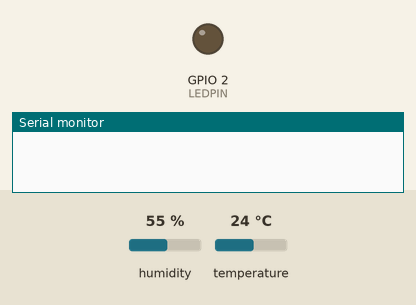
The sketch below on a simulated ESP32. Shown: output pins drawn as LEDs (lit = HIGH), the last lines printed to the serial monitor. Dashed ring = blinking. Inputs (shaded band) come from the test bench; at power-on: temperature 24 °C, humidity 55 %. WiFi joins after 1.5 s; servers stay silent unless stated.

Above: at 0.1 s.
At 3.7 s:
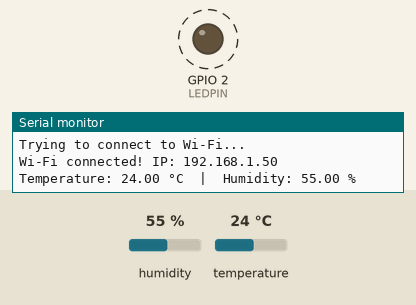
3.8 s: temperature set to 41 °C
At 4.02 s:
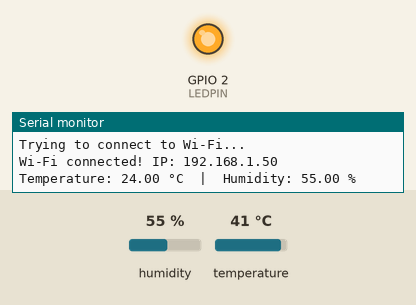
7.3 s: temperature set to 12 °C
Timing chart, 0 to 16.8 s (numbered marks = the images above; inputs shaded):
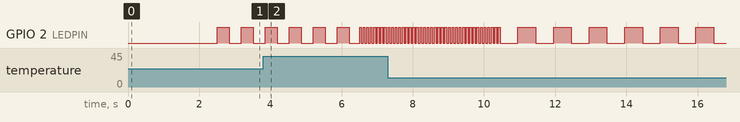

The sketch:

code.ino
```cpp
#include <WiFi.h>
#include <AsyncTCP.h>
#include <ESPAsyncWebServer.h>
#include <DHT.h>
#include <Adafruit_Sensor.h>

const char *ssid = "SSID_WIFI";
const char *password = "WIFI_PASSWORD";

// CHANGE THE PIN TO THE ONE YOU'LL USE
#define DHTPIN 25 // Pin connected to the DHT sensor

// YOU CAN CHANGE TO USE DHT 11
#define DHTTYPE DHT22 // Type of DHT sensor being used (DHT22)
DHT dht(DHTPIN, DHTTYPE); // Initialize the DHT sensor

// THE PIN WHERE THE LED WILL BE
#define LEDPIN 2 // Pin connected to the LED

// THE PORT WHERE THE SERVER WILL BE
AsyncWebServer server(80); // Initialize the web server on port 80

// Global variables to store temperature and humidity readings
float global_temp = 0; // Stores the latest temperature reading
float global_hum = 0;  // Stores the latest humidity reading

// Variables for LED control without delay
unsigned long previousMillis = 0; // Tracks the last time the LED state was toggled
bool ledState = LOW;              // Current state of the LED (LOW = off, HIGH = on)
int delayTime = 1000;             // Delay time for LED blinking, adjusted based on temperature

// Variables for DHT sensor reading control without delay
unsigned long previousDHTMillis = 0; // Tracks the last time the DHT sensor was read
const unsigned long dhtInterval = 2000; // Interval between DHT sensor readings (2 seconds)

void setup()
{
    Serial.begin(115200); // Start serial communication at 115200 baud rate
    dht.begin();          // Initialize the DHT sensor
    pinMode(LEDPIN, OUTPUT); // Set the LED pin as an output

    // Connect to Wi-Fi
    WiFi.begin(ssid, password); // Start Wi-Fi connection with provided credentials
    unsigned long startAttemptTime = millis(); // Record the start time of the connection attempt
    while (WiFi.status() != WL_CONNECTED && millis() - startAttemptTime < 15000) {
        delay(500); // Wait 500ms between connection attempts
        Serial.println("Trying to connect to Wi-Fi...");
    }

    // Check if Wi-Fi connection was successful
    if (WiFi.status() == WL_CONNECTED) {
        Serial.print("Wi-Fi connected! IP: ");
        Serial.println(WiFi.localIP()); // Print the device's IP address
    } else {
        Serial.println("Failed to connect to Wi-Fi, continuing without connection...");
    }

    delay(1000); // Short delay before starting the server

    // Define the root endpoint ("/") to serve the HTML page
    server.on("/", HTTP_GET, [](AsyncWebServerRequest *request)
    {
        // Send an HTML page with JavaScript to fetch and display temperature and humidity data
        request->send_P(200, "text/html", R"rawliteral(
            <!DOCTYPE html>
            <html lang="en">
            <head>
                <meta charset="UTF-8">
                <meta name="viewport" content="width=device-width, initial-scale=1.0">
                <title>DHT22 Monitoring</title>
                <script>
                    function updateData() {
                        fetch('/data') // Fetch data from the "/data" endpoint
                            .then(response => response.json()) // Parse the response as JSON
                            .then(data => {
                                // Update the HTML elements with the fetched data
                                document.getElementById("temp").innerText = data.temp.toFixed(2);
                                document.getElementById("hum").innerText = data.hum.toFixed(2);
                            })
                            .catch(err => {
                                console.error('Error fetching data:', err); // Log errors
                                setTimeout(updateData, 5000); // Retry fetching data after 5 seconds
                            });
                    }
                    setInterval(updateData, 2000); // Update data every 2 seconds
                    window.onload = updateData; // Fetch data when the page loads
                </script>
            </head>
            <body>
                <h1>Temperature and Humidity Monitoring</h1>
                <p>Temperature: <span id="temp">--</span> °C</p>
                <p>Humidity: <span id="hum">--</span> %</p>
            </body>
            </html>
        )rawliteral");
    });

    // Define the "/data" endpoint to serve temperature and humidity data as JSON
    server.on("/data", HTTP_GET, [](AsyncWebServerRequest *request)
    {
        // Create a JSON string with the latest temperature and humidity readings
        String json = "{\"temp\":" + String(global_temp) + ",\"hum\":" + String(global_hum) + "}";
        request->send(200, "application/json", json); // Send the JSON response
    });

    server.begin(); // Start the web server
}

void loop()
{
    unsigned long currentMillis = millis(); // Get the current time in milliseconds

    // DHT reading every 2 seconds
    if (currentMillis - previousDHTMillis >= dhtInterval) {
        previousDHTMillis = currentMillis; // Update the last DHT reading time

        float temp = dht.readTemperature(); // Read temperature from the DHT sensor
        float hum = dht.readHumidity();    // Read humidity from the DHT sensor

        // Check if the readings are valid (not NaN)
        if (!isnan(temp) && !isnan(hum)) {
            global_temp = temp; // Update the global temperature variable
            global_hum = hum;   // Update the global humidity variable
        } else {
            Serial.println("Failed to read from DHT!"); // Log an error message
        }

        // Print the temperature and humidity readings to the serial monitor
        Serial.print("Temperature: ");
        Serial.print(global_temp);
        Serial.print(" °C  |  Humidity: ");
        Serial.print(global_hum);
        Serial.println(" %");

        // Adjust the LED blinking delay time based on the temperature
        if (global_temp > 0) {
            delayTime = map((int)global_temp, 15, 40, 1000, 100); // Map temperature to delay time
            delayTime = constrain(delayTime, 100, 1000); // Constrain the delay time within limits
        }
    }

    // LED control based on temperature
    if (currentMillis - previousMillis >= (delayTime / 2)) {
        previousMillis = currentMillis; // Update the last LED toggle time
        ledState = !ledState; // Toggle the LED state
        digitalWrite(LEDPIN, ledState ? HIGH : LOW); // Set the LED pin to the new state
    }
}
```
